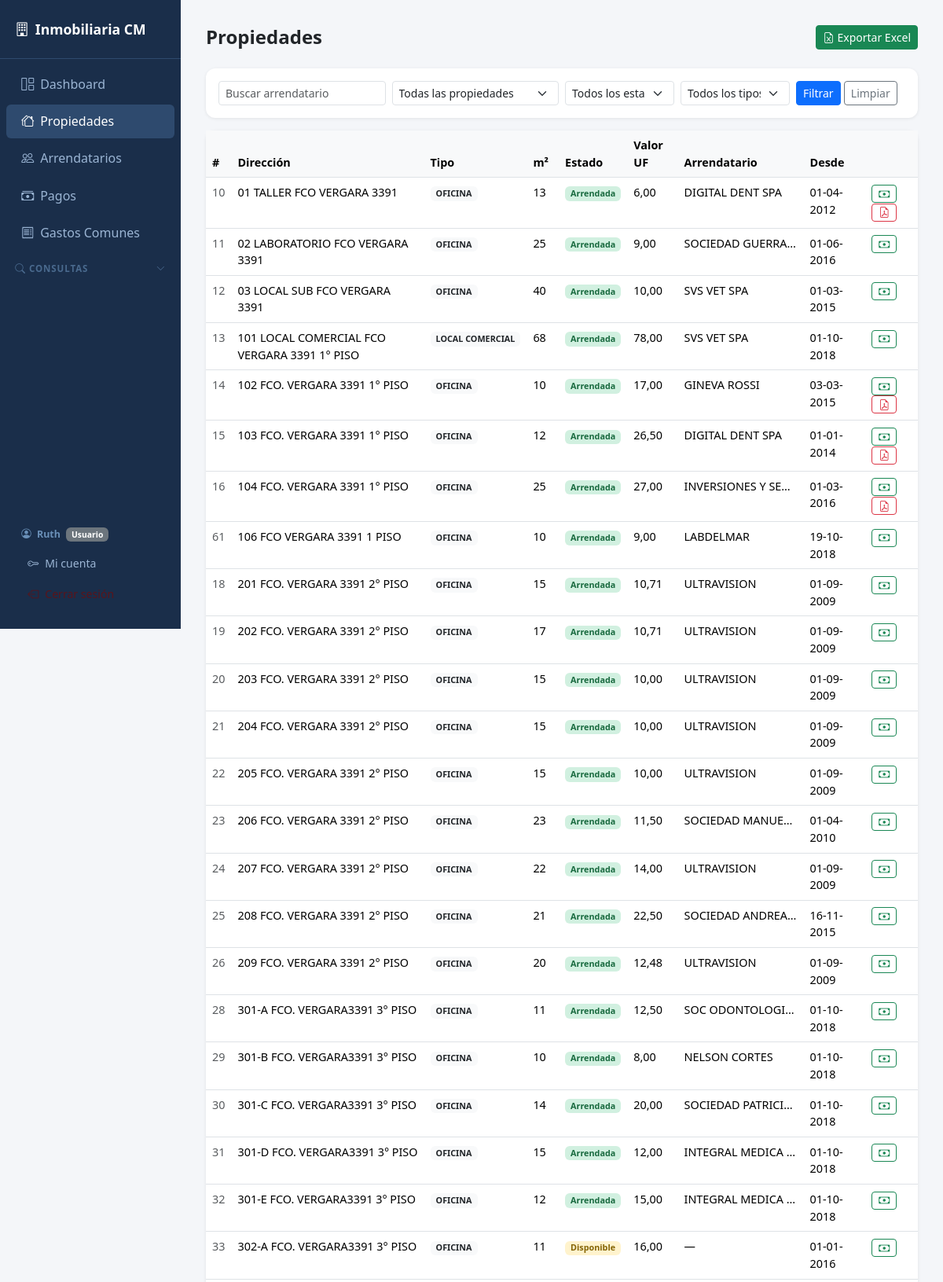
The app's page /propiedades (signed in, upper part) with its own data.
### models.py (models this page shows)
class Base(DeclarativeBase):
    pass

class Propiedad(Base):
    __tablename__ = "propiedades"
    id_propiedad = Column(Integer, primary_key=True, autoincrement=True)
    tipo_propiedad = Column(Enum(TipoPropiedad))
    direccion_propiedad = Column(String(200))
    rol = Column(String(30))             # ROL SII ej: 3260-047
    metros_terreno = Column(Float)
    metros_propiedad = Column(Float)
    estado = Column(Enum(EstadoPropiedad), default=EstadoPropiedad.DISPONIBLE)
    valor_arriendo_uf = Column(Float)
    fecha_contrato = Column(Date)
    duracion_contrato = Column(Integer)  # en meses
    copia_contrato = Column(Text)        # ruta o nombre del archivo
    paga_gastos_comunes = Column(Integer, default=0)  # 1=sí, 0=no
    dia_vencimiento = Column(Integer)    # día del mes (1-31) en que vence el pago
    id_arrendatario = Column(Integer, ForeignKey("arrendatarios.id_arrendatario"))
    arrendatario = relationship("Arrendatario", back_populates="propiedades")
    pagos = relationship("Pago", back_populates="propiedad", passive_deletes=True)

class Arrendatario(Base):
    __tablename__ = "arrendatarios"
    id_arrendatario = Column(Integer, primary_key=True, autoincrement=True)
    nombre_arrendatario = Column(String(100))
    rut_arrendatario = Column(String(20), unique=True)
    contacto = Column(String(100))
    telefono = Column(String(20))
    mail = Column(String(100))
    actividad_arrendatario = Column(String(100))
    propiedades = relationship("Propiedad", back_populates="arrendatario")

### app.py (the view)
@app.route("/propiedades")
@login_required
@permiso_required("ver_propiedades")
def propiedades():
    id_propiedad = request.args.get("id_propiedad", "")
    estado       = request.args.get("estado", "")
    tipo         = request.args.get("tipo", "")
    q            = request.args.get("q", "")
    with Session(engine) as s:
        q2 = (s.query(Propiedad, Arrendatario.nombre_arrendatario)
              .outerjoin(Arrendatario, Propiedad.id_arrendatario == Arrendatario.id_arrendatario))
        if id_propiedad: q2 = q2.filter(Propiedad.id_propiedad == int(id_propiedad))
        if estado:       q2 = q2.filter(Propiedad.estado == estado)
        if tipo:         q2 = q2.filter(Propiedad.tipo_propiedad == tipo)
        if q:
            q2 = q2.filter(Arrendatario.nombre_arrendatario.ilike(f"%{q}%"))
        rows  = q2.order_by(Propiedad.direccion_propiedad).all()
        tipos = [t[0] for t in s.query(Propiedad.tipo_propiedad).distinct().all() if t[0]]
        todas = (s.query(Propiedad.id_propiedad, Propiedad.direccion_propiedad)
                  .order_by(Propiedad.direccion_propiedad).all())
        result = []
        for p, nombre in rows:
            d = {c.key: getattr(p, c.key) for c in p.__mapper__.columns}
            d["nombre_arrendatario"] = nombre
            d["estado"]         = _enum_val(p.estado)
            d["tipo_propiedad"] = _enum_val(p.tipo_propiedad)
            result.append(d)
    return render_template("propiedades.html", propiedades=result, tipos=tipos,
                           todas=todas, id_propiedad=id_propiedad,
                           estado=estado, tipo=tipo, q=q)

### app.py (called while the page is built)
def login_required(f):
    @functools.wraps(f)
    def decorated(*args, **kwargs):
        if not session.get("id_usuario"):
            return redirect(url_for("login"))
        return f(*args, **kwargs)
    return decorated

def es_admin():
    return session.get("rol") == "admin"

def tiene_permiso(permiso: str) -> bool:
    if session.get("rol") == "admin":
        return True
    permisos = session.get("permisos", "")
    return permiso in permisos.split(",")

def permiso_required(permiso: str):
    def decorator(f):
        @functools.wraps(f)
        def decorated(*args, **kwargs):
            if not session.get("id_usuario"):
                return redirect(url_for("login"))
            if not tiene_permiso(permiso):
                flash("No tienes permiso para acceder a esta sección.", "danger")
                return redirect(url_for("dashboard"))
            return f(*args, **kwargs)
        return decorated
    return decorator

@app.context_processor
def inject_globals():
    return {
        "es_admin":       es_admin(),
        "rol_usuario":    session.get("rol", ""),
        "tiene_permiso":  tiene_permiso,
    }

def _fmt_uf(v, dec=2):
    if v is None:
        return "—"
    s = f"{float(v):,.{dec}f}"          # e.g. "1,234.56"
    return s.replace(",", "X").replace(".", ",").replace("X", ".")  # "1.234,56"

def _fmt_fecha(v):
    if v is None:
        return "—"
    if hasattr(v, "strftime"):
        return v.strftime("%d-%m-%Y")
    s = str(v)[:10]          # tomar sólo la parte de fecha
    parts = s.split("-")
    if len(parts) == 3:
        return f"{parts[2]}-{parts[1]}-{parts[0]}"
    return s

def _enum_val(col):
    return col.value if col else None

### templates/propiedades.html (shortened to what this page needs)
{% extends "base.html" %}
{% block content %}
<div class="d-flex justify-content-between align-items-center mb-4">
  <h4 class="fw-bold mb-0">Propiedades</h4>
  <div class="d-flex gap-2">
    <a href="/propiedades/exportar?q={{ q }}&estado={{ estado }}&tipo={{ tipo }}&id_propiedad={{ id_propiedad }}"
       class="btn btn-success btn-sm">
      <i class="bi bi-file-earmark-excel me-1"></i>Exportar Excel
    </a>
  </div>
</div>
<div class="card p-3 mb-3">
  <form class="row g-2" method="get">
    <div class="col-md-3">
      <input type="text" class="form-control form-control-sm" name="q"
             placeholder="Buscar arrendatario" value="{{ q }}">
    </div>
    <div class="col-md-3">
      <select class="form-select form-select-sm" name="id_propiedad">
        <option value="">Todas las propiedades</option>
      </select>
    </div>
    <div class="col-md-2">
      <select class="form-select form-select-sm" name="estado">
        <option value="">Todos los estados</option>
      </select>
    </div>
    <div class="col-md-2">
      <select class="form-select form-select-sm" name="tipo">
        <option value="">Todos los tipos</option>
      </select>
    </div>
    <div class="col-auto">
      <button class="btn btn-sm btn-primary">Filtrar</button>
      <a class="btn btn-sm btn-outline-secondary" href="/propiedades">Limpiar</a>
    </div>
  </form>
</div>
<div class="card">
  <div class="table-responsive">
    <table class="table table-hover mb-0">
      <thead>
        <tr>
          <th>#</th><th>Dirección</th><th>Tipo</th><th>m²</th>
          <th>Estado</th><th>Valor UF</th><th>Arrendatario</th><th>Desde</th><th></th>
        </tr>
      </thead>
      <tbody>
        {% for p in propiedades %}
        <tr>
          <td class="text-muted">{{ p.id_propiedad }}</td>
          <td>{{ p.direccion_propiedad or "—" }}</td>
          <td><span class="badge bg-light text-dark">{{ p.tipo_propiedad or "—" }}</span></td>
          <td>{{ p.metros_propiedad|int if p.metros_propiedad else "—" }}</td>
          <td>
            {% if p.estado == 'ARRENDADA' %}
              <span class="badge badge-arrendada">Arrendada</span>
            {% elif p.estado == 'DISPONIBLE' %}
              <span class="badge badge-disponible">Disponible</span>
            {% elif p.estado == 'VENDIDA' %}
              <span class="badge badge-vendida">Vendida</span>
            {% else %}—{% endif %}
          </td>
          <td>{{ p.valor_arriendo_uf|cl_uf }}</td>
          <td class="text-truncate" style="max-width:160px">{{ p.nombre_arrendatario or "—" }}</td>
          <td>{{ p.fecha_contrato|cl_fecha }}</td>
          <td>
            <a href="/pagos/nuevo?prop={{ p.id_propiedad }}" class="btn btn-sm btn-outline-success py-0 ms-1" title="Ingresar pago">
              <i class="bi bi-cash"></i>
            </a>
            {% if p.copia_contrato %}
            <a href="/contratos/{{ p.copia_contrato }}" target="_blank"
               class="btn btn-sm btn-outline-danger py-0 ms-1" title="Ver contrato PDF">
              <i class="bi bi-file-earmark-pdf"></i>
            </a>
            {% endif %}
          </td>
        </tr>
        {% endfor %}
      </tbody>
    </table>
  </div>
</div>
{% endblock %}

### templates/base.html (style rules this page uses)
body { background: #f4f6f9; font-family: 'Segoe UI', sans-serif; }
.card { border: none; border-radius: 12px; box-shadow: 0 1px 4px rgba(0,0,0,.08); }
.badge-arrendada { background: #d1f0e0; color: #196a3f; }
.badge-disponible { background: #fff3cd; color: #856404; }
table { font-size: .9rem; }
th { background: #f8f9fa !important; font-weight: 600; color: #495057; }

### records on screen
Propiedad: id_propiedad "10", direccion_propiedad "01 TALLER FCO VERGARA 3391", tipo_propiedad "OFICINA", metros_propiedad "13", shows "Arrendada", valor_arriendo_uf|cl_uf "6,00", nombre_arrendatario "DIGITAL DENT SPA", fecha_contrato|cl_fecha "01-04-2012"
Propiedad: id_propiedad "11", direccion_propiedad "02 LABORATORIO FCO VERGARA 3391", tipo_propiedad "OFICINA", metros_propiedad "25", shows "Arrendada", valor_arriendo_uf|cl_uf "9,00", nombre_arrendatario "SOCIEDAD GUERRA…", fecha_contrato|cl_fecha "01-06-2016"
Propiedad: id_propiedad "12", direccion_propiedad "03 LOCAL SUB FCO VERGARA 3391", tipo_propiedad "OFICINA", metros_propiedad "40", shows "Arrendada", valor_arriendo_uf|cl_uf "10,00", nombre_arrendatario "SVS VET SPA", fecha_contrato|cl_fecha "01-03-2015"
Propiedad: id_propiedad "13", direccion_propiedad "101 LOCAL COMERCIAL FCO VERGARA 3391 1° PISO", tipo_propiedad "LOCAL COMERCIAL", metros_propiedad "68", shows "Arrendada", valor_arriendo_uf|cl_uf "78,00", nombre_arrendatario "SVS VET SPA", fecha_contrato|cl_fecha "01-10-2018"
Propiedad: id_propiedad "14", direccion_propiedad "102 FCO. VERGARA 3391 1° PISO", tipo_propiedad "OFICINA", metros_propiedad "10", shows "Arrendada", valor_arriendo_uf|cl_uf "17,00", nombre_arrendatario "GINEVA ROSSI", fecha_contrato|cl_fecha "03-03-2015"
Propiedad: id_propiedad "15", direccion_propiedad "103 FCO. VERGARA 3391 1° PISO", tipo_propiedad "OFICINA", metros_propiedad "12", shows "Arrendada", valor_arriendo_uf|cl_uf "26,50", nombre_arrendatario "DIGITAL DENT SPA", fecha_contrato|cl_fecha "01-01-2014"
Propiedad: id_propiedad "16", direccion_propiedad "104 FCO. VERGARA 3391 1° PISO", tipo_propiedad "OFICINA", metros_propiedad "25", shows "Arrendada", valor_arriendo_uf|cl_uf "27,00", nombre_arrendatario "INVERSIONES Y SE…", fecha_contrato|cl_fecha "01-03-2016"
Propiedad: id_propiedad "61", direccion_propiedad "106 FCO VERGARA 3391 1 PISO", tipo_propiedad "OFICINA", metros_propiedad "10", shows "Arrendada", valor_arriendo_uf|cl_uf "9,00", nombre_arrendatario "LABDELMAR", fecha_contrato|cl_fecha "19-10-2018"
Propiedad: id_propiedad "18", direccion_propiedad "201 FCO. VERGARA 3391 2° PISO", tipo_propiedad "OFICINA", metros_propiedad "15", shows "Arrendada", valor_arriendo_uf|cl_uf "10,71", nombre_arrendatario "ULTRAVISION", fecha_contrato|cl_fecha "01-09-2009"
Propiedad: id_propiedad "19", direccion_propiedad "202 FCO. VERGARA 3391 2° PISO", tipo_propiedad "OFICINA", metros_propiedad "17", shows "Arrendada", valor_arriendo_uf|cl_uf "10,71", nombre_arrendatario "ULTRAVISION", fecha_contrato|cl_fecha "01-09-2009"
Propiedad: id_propiedad "20", direccion_propiedad "203 FCO. VERGARA 3391 2° PISO", tipo_propiedad "OFICINA", metros_propiedad "15", shows "Arrendada", valor_arriendo_uf|cl_uf "10,00", nombre_arrendatario "ULTRAVISION", fecha_contrato|cl_fecha "01-09-2009"
Propiedad: id_propiedad "21", direccion_propiedad "204 FCO. VERGARA 3391 2° PISO", tipo_propiedad "OFICINA", metros_propiedad "15", shows "Arrendada", valor_arriendo_uf|cl_uf "10,00", nombre_arrendatario "ULTRAVISION", fecha_contrato|cl_fecha "01-09-2009"
Propiedad: id_propiedad "22", direccion_propiedad "205 FCO. VERGARA 3391 2° PISO", tipo_propiedad "OFICINA", metros_propiedad "15", shows "Arrendada", valor_arriendo_uf|cl_uf "10,00", nombre_arrendatario "ULTRAVISION", fecha_contrato|cl_fecha "01-09-2009"
Propiedad: id_propiedad "23", direccion_propiedad "206 FCO. VERGARA 3391 2° PISO", tipo_propiedad "OFICINA", metros_propiedad "23", shows "Arrendada", valor_arriendo_uf|cl_uf "11,50", nombre_arrendatario "SOCIEDAD MANUE…", fecha_contrato|cl_fecha "01-04-2010"
Propiedad: id_propiedad "24", direccion_propiedad "207 FCO. VERGARA 3391 2° PISO", tipo_propiedad "OFICINA", metros_propiedad "22", shows "Arrendada", valor_arriendo_uf|cl_uf "14,00", nombre_arrendatario "ULTRAVISION", fecha_contrato|cl_fecha "01-09-2009"
Propiedad: id_propiedad "25", direccion_propiedad "208 FCO. VERGARA 3391 2° PISO", tipo_propiedad "OFICINA", metros_propiedad "21", shows "Arrendada", valor_arriendo_uf|cl_uf "22,50", nombre_arrendatario "SOCIEDAD ANDREA…", fecha_contrato|cl_fecha "16-11-2015"
Propiedad: id_propiedad "26", direccion_propiedad "209 FCO. VERGARA 3391 2° PISO", tipo_propiedad "OFICINA", metros_propiedad "20", shows "Arrendada", valor_arriendo_uf|cl_uf "12,48", nombre_arrendatario "ULTRAVISION", fecha_contrato|cl_fecha "01-09-2009"
Propiedad: id_propiedad "28", direccion_propiedad "301-A FCO. VERGARA3391 3° PISO", tipo_propiedad "OFICINA", metros_propiedad "11", shows "Arrendada", valor_arriendo_uf|cl_uf "12,50", nombre_arrendatario "SOC ODONTOLOGI…", fecha_contrato|cl_fecha "01-10-2018"
Propiedad: id_propiedad "29", direccion_propiedad "301-B FCO. VERGARA3391 3° PISO", tipo_propiedad "OFICINA", metros_propiedad "10", shows "Arrendada", valor_arriendo_uf|cl_uf "8,00", nombre_arrendatario "NELSON CORTES", fecha_contrato|cl_fecha "01-10-2018"
Propiedad: id_propiedad "30", direccion_propiedad "301-C FCO. VERGARA3391 3° PISO", tipo_propiedad "OFICINA", metros_propiedad "14", shows "Arrendada", valor_arriendo_uf|cl_uf "20,00", nombre_arrendatario "SOCIEDAD PATRICI…", fecha_contrato|cl_fecha "01-10-2018"
Propiedad: id_propiedad "31", direccion_propiedad "301-D FCO. VERGARA3391 3° PISO", tipo_propiedad "OFICINA", metros_propiedad "15", shows "Arrendada", valor_arriendo_uf|cl_uf "12,00", nombre_arrendatario "INTEGRAL MEDICA…", fecha_contrato|cl_fecha "01-10-2018"
Propiedad: id_propiedad "32", direccion_propiedad "301-E FCO. VERGARA3391 3° PISO", tipo_propiedad "OFICINA", metros_propiedad "12", shows "Arrendada", valor_arriendo_uf|cl_uf "15,00", nombre_arrendatario "INTEGRAL MEDICA…", fecha_contrato|cl_fecha "01-10-2018"
Propiedad: id_propiedad "33", direccion_propiedad "302-A FCO. VERGARA3391 3° PISO", tipo_propiedad "OFICINA", metros_propiedad "11", shows "Disponible", valor_arriendo_uf|cl_uf "16,00", nombre_arrendatario "—", fecha_contrato|cl_fecha "01-01-2016"

### other values on screen
{{ session.get('nombre','') }} "Ruth"
{{ 'Admin' if es_admin else 'Usuario' }} "Usuario"
